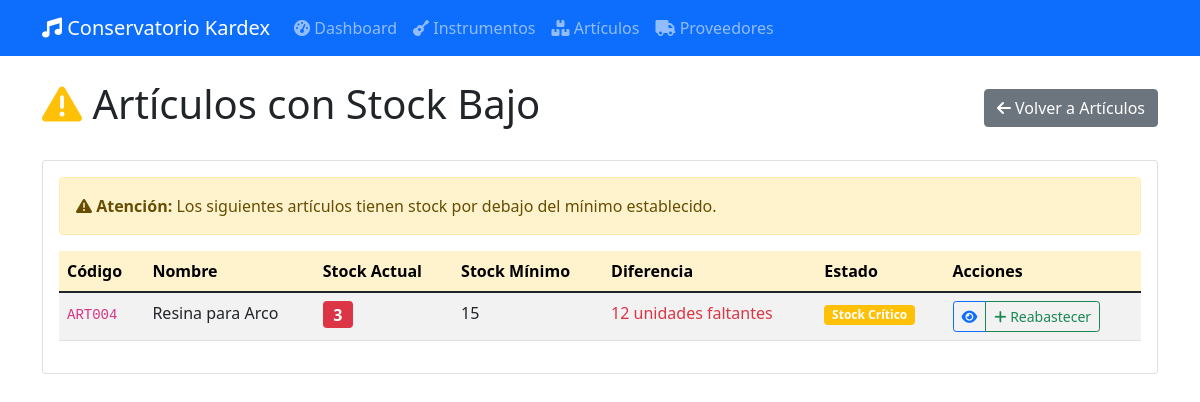
Page /articulos/stock-bajo on the committed database.
### app/database/models.py (models this page shows, shortened)
class Articulo(db.Model):
    __tablename__ = 'tb_articulo'
    i_id = db.Column(db.Integer, db.ForeignKey('tb_item.id'), primary_key=True)
    a_c_contable = db.Column(db.String(20), nullable=False)
    a_stockMax = db.Column(db.Integer)
    a_stockMin = db.Column(db.Integer)
    created_at = db.Column(db.DateTime, default=datetime.utcnow)
    updated_at = db.Column(db.DateTime, default=datetime.utcnow, onupdate=datetime.utcnow)

class BaseModel(db.Model):
    __abstract__ = True
    id = db.Column(db.Integer, primary_key=True)
    created_at = db.Column(db.DateTime, default=datetime.utcnow)
    updated_at = db.Column(db.DateTime, default=datetime.utcnow, onupdate=datetime.utcnow)

class Item(BaseModel):
    __tablename__ = 'tb_item'
    i_codigo = db.Column(db.String(20), unique=True, nullable=False)
    i_nombre = db.Column(db.String(200), nullable=False)
    i_tipo = db.Column(db.String(20), nullable=False)  # 'instrumento' o 'articulo'
    i_cantidad = db.Column(db.Integer, default=0)
    i_vUnitario = db.Column(db.Numeric(10, 2), default=0.0)
    i_vTotal = db.Column(db.Numeric(10, 2), default=0.0)
    instrumento = db.relationship('Instrumento', backref='item', uselist=False)
    articulo = db.relationship('Articulo', backref='item', uselist=False)
    movimientos = db.relationship('MovimientoDetalle', backref='item', lazy=True)
    stock = db.relationship('Stock', backref='item', uselist=False)

### app/routes/web/articulos.py (the view)
@bp.route('/stock-bajo')
def stock_bajo():
    articulos = articulo_service.obtener_articulos_stock_bajo()
    return render_template('articulos/stock_bajo.html', articulos=articulos)

### app/database/repositories/articulos.py (called while the page is built)
    def get_low_stock(self):
        return db.session.query(Articulo, Item).join(Item, Articulo.i_id == Item.id).filter(Item.i_cantidad <= Articulo.a_stockMin).all()

### app/services/articulo_service.py (called while the page is built)
    def obtener_articulos_stock_bajo(self):
        return self.repo.get_low_stock()

### app/templates/articulos/stock_bajo.html (shortened to what this page needs)
{% extends "base.html" %}
{% block content %}
<div class="row">
    <div class="col-12">
        <div class="d-flex justify-content-between align-items-center mb-4">
            <h1>
                <i class="fas fa-exclamation-triangle text-warning"></i> Artículos con Stock Bajo
            </h1>
            <a href="{{ url_for('articulos.listar_articulos') }}" class="btn btn-secondary">
                <i class="fas fa-arrow-left"></i> Volver a Artículos
            </a>
        </div>
    </div>
</div>
<div class="row">
    <div class="col-12">
        <div class="card">
            <div class="card-body">
                {% if articulos %}
                <div class="alert alert-warning">
                    <i class="fas fa-exclamation-triangle"></i>
                    <strong>Atención:</strong> Los siguientes artículos tienen stock por debajo del mínimo establecido.
                </div>
                <div class="table-responsive">
                    <table class="table table-striped table-hover">
                        <thead class="table-warning">
                            <tr>
                                <th>Código</th>
                                <th>Nombre</th>
                                <th>Stock Actual</th>
                                <th>Stock Mínimo</th>
                                <th>Diferencia</th>
                                <th>Estado</th>
                                <th>Acciones</th>
                            </tr>
                        </thead>
                        <tbody>
                            {% for articulo, item in articulos %}
                            <tr>
                                <td>
                                    <code>{{ item.i_codigo }}</code>
                                </td>
                                <td>{{ item.i_nombre }}</td>
                                <td>
                                    <span class="badge bg-danger fs-6">{{ item.i_cantidad }}</span>
                                </td>
                                <td>{{ articulo.a_stockMin }}</td>
                                <td>
                                    <span class="text-danger">
                                        {{ articulo.a_stockMin - item.i_cantidad }} unidades faltantes
                                    </span>
                                </td>
                                <td>
                                    {% if item.i_cantidad == 0 %}
                                        <span class="badge bg-danger">Sin Stock</span>
                                    {% else %}
                                        <span class="badge bg-warning">Stock Crítico</span>
                                    {% endif %}
                                </td>
                                <td>
                                    <div class="btn-group btn-group-sm" role="group">
                                        <a href="{{ url_for('articulos.detalle_articulo', articulo_id=item.id) }}"
                                           class="btn btn-outline-primary" title="Ver detalles">
                                            <i class="fas fa-eye"></i>
                                        </a>
                                        <button type="button" class="btn btn-outline-success"
                                                data-bs-toggle="modal"
                                                data-bs-target="#entradaModal{{ item.id }}"
                                                title="Registrar entrada">
                                            <i class="fas fa-plus"></i> Reabastecer
                                        </button>
                                    </div>
                                </td>
                            </tr>
                            {% endfor %}
                        </tbody>
                    </table>
                </div>
                {% endif %}
            </div>
        </div>
    </div>
</div>
{% endblock %}

### rows in the picture
Articulo: i_codigo "ART004", i_nombre "Resina para Arco", i_cantidad "3", a_stockMin "15", articulo.a_stockMin-item.i_cantidad "12"
